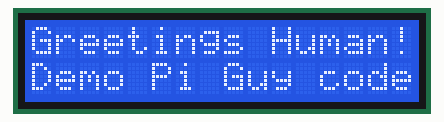
Bench run of a program on a simulated Raspberry Pi (BCM pin numbers). Parts: 16×2 character LCD. Library files of the repository ran but are not shown: 2 file(s); what the program prints to the terminal is not drawn.

Above: at 0.4 s.
At 2.4 s:
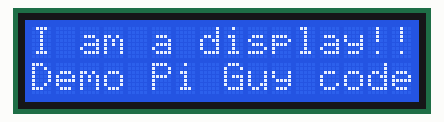
At 4.4 s:
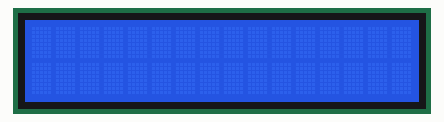
At 6.44 s:
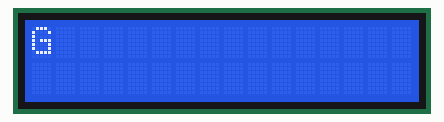

Measured:
- by itself, everything shown: repeats every 6.2 s, in 5 steps
- what the display in image 0 shows lasts 2.0 s, from 0.3 s to 2.3 s

The program:

demo_lcd.py
```python
#! /usr/bin/env python

# Simple string program. Writes and updates strings.
# Demo program for the I2C 16x2 Display from Ryanteck.uk
# Created by Matthew Timmons-Brown for The Raspberry Pi Guy YouTube channel

# Import necessary libraries for communication and display use
import drivers
from time import sleep

# Load the driver and set it to "display"
# If you use something from the driver library use the "display." prefix first
display = drivers.Lcd()

# Main body of code
try:
    while True:
        # Remember that your sentences can only be 16 characters long!
        print("Writing to display")
        display.lcd_display_string("Greetings Human!", 1)  # Write line of text to first line of display
        display.lcd_display_string("Demo Pi Guy code", 2)  # Write line of text to second line of display
        sleep(2)                                           # Give time for the message to be read
        display.lcd_display_string("I am a display!", 1)   # Refresh the first line of display with a different message
        sleep(2)                                           # Give time for the message to be read
        display.lcd_clear()                                # Clear the display of any data
        sleep(2)                                           # Give time for the message to be read
except KeyboardInterrupt:
    # If there is a KeyboardInterrupt (when you press ctrl+c), exit the program and cleanup
    print("Cleaning up!")
    display.lcd_clear()

def display_string(string, line):
    return display.lcd_display_string(string, line)
```
